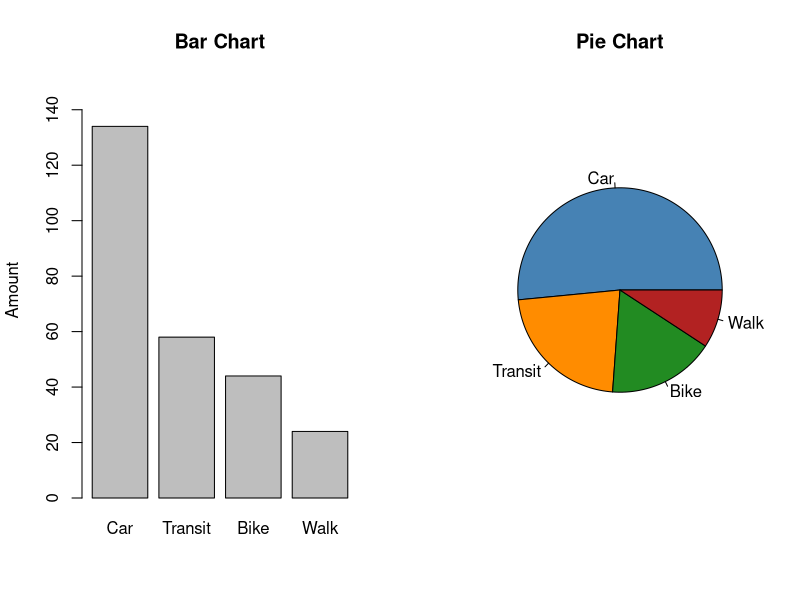
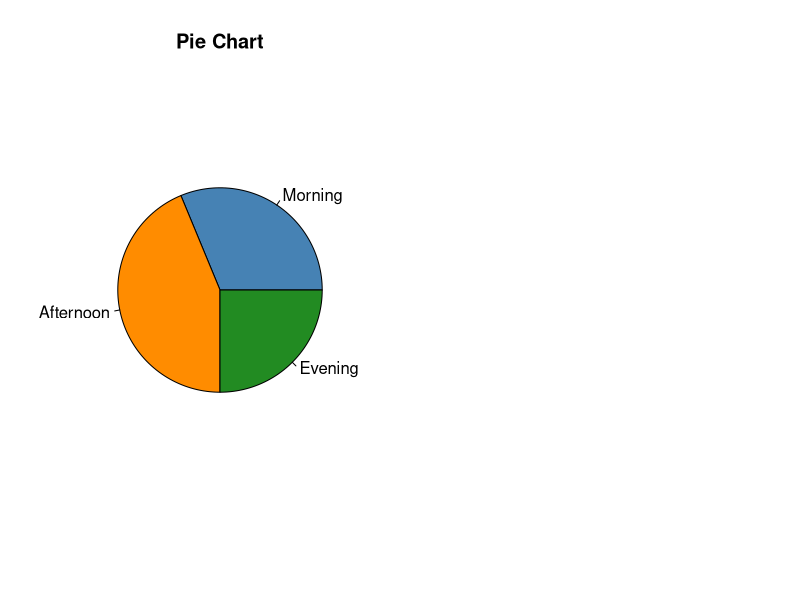
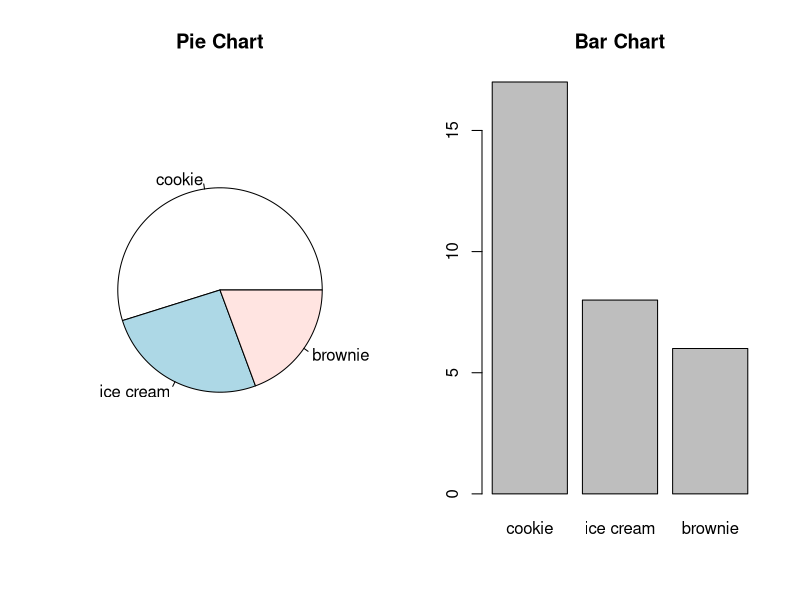
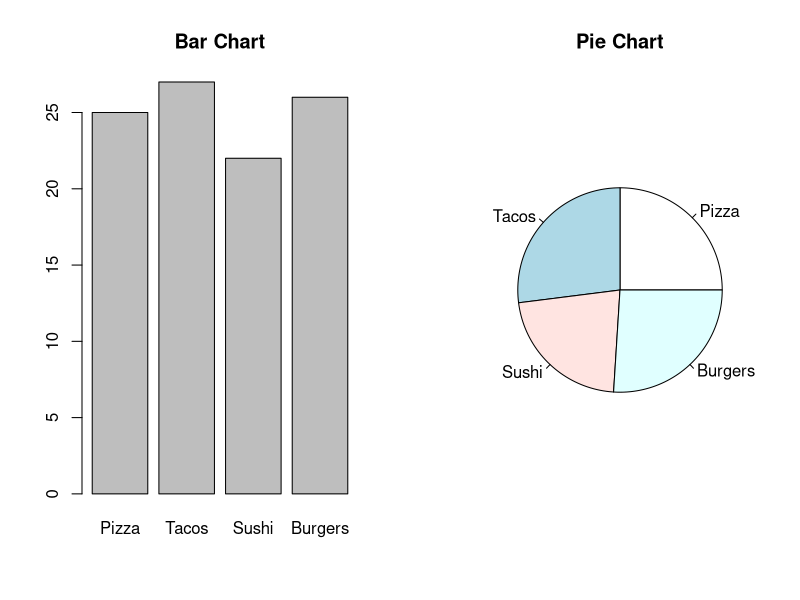
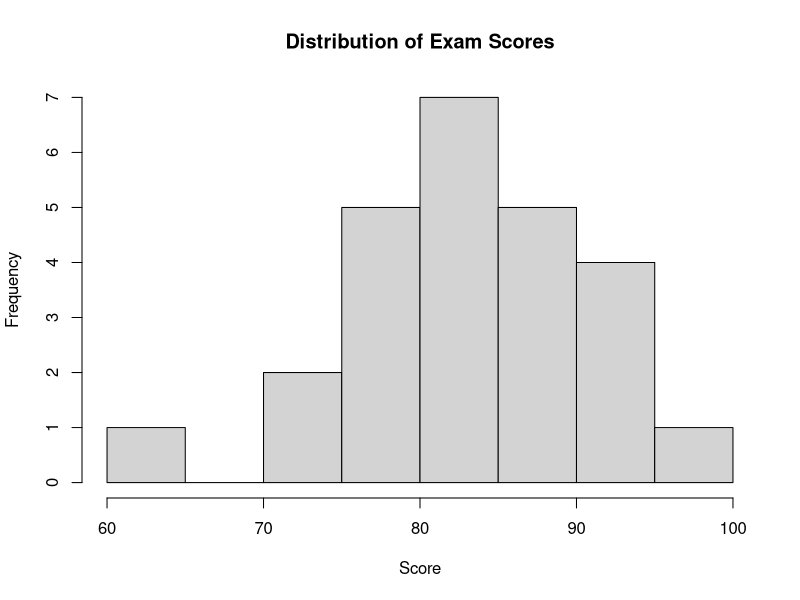
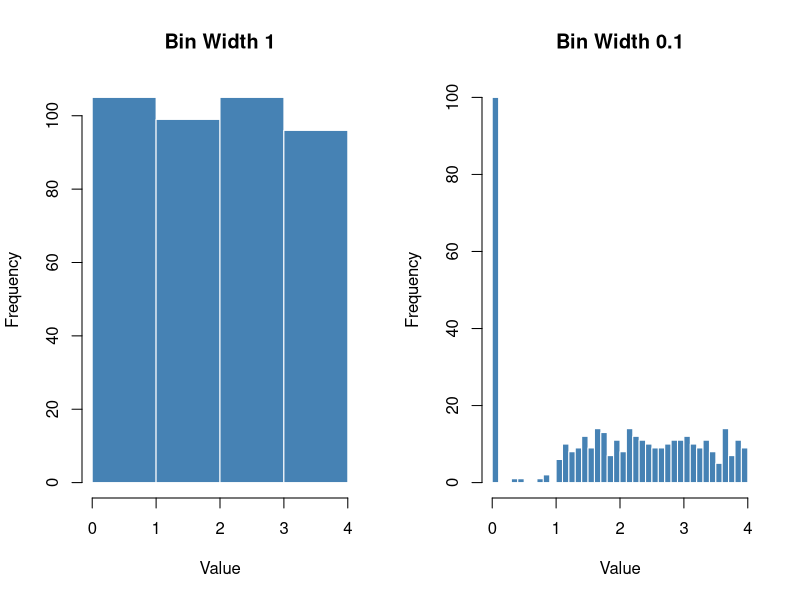
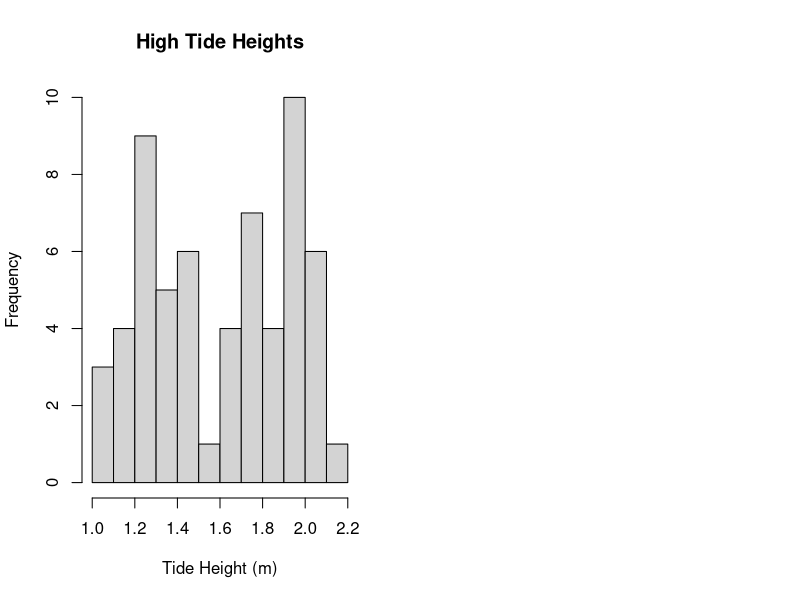
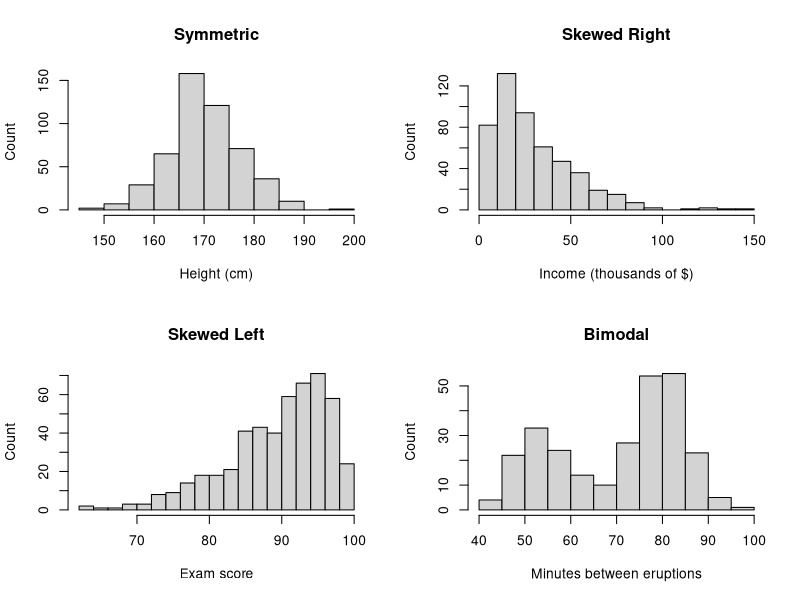

Reproduce these figures in R, in order.
## ---- chunk 1
#| label: fig-bar-vs-pie
#| fig-cap: "The same data shown as a bar chart (left) and a pie chart (right)."
#| echo: false
#| fig-width: 9

commute <- c(Car = 134, Transit = 58, Bike = 44, Walk = 24)

par(mfrow = c(1, 2))

barplot(commute, main = "Bar Chart", ylab = "Amount", ylim = c(0, 150))

pie(commute, main = "Pie Chart",
col = c("steelblue", "darkorange", "forestgreen", "firebrick"))
## ---- chunk 2
#| label: class-time-pie
#| fig-cap: "A pie chart depicting student class time preferences."
#| echo: false
#| fig-width: 6

class <- c(Morning = 10, Afternoon = 14, Evening = 8)

pie(class, main = "Pie Chart",
col = c("steelblue", "darkorange", "forestgreen"))
## ---- chunk 3
#| label: food-pie-bar-1
#| fig-cap: "Bar and pie charts showing respondents favorite food."
#| echo: false
#| fig-width: 8

favorite <- c(cookie=17,"ice cream"=8, brownie=6)

par(mfrow = c(1, 2))

pie(favorite, main = "Pie Chart")

barplot(favorite, main = "Bar Chart")
## ---- chunk 4
#| label: food-pie-bar-2
#| fig-cap: "Bar and pie charts showing respondents favorite food."
#| echo: false
#| fig-width: 8

favorite <- c(Pizza = 25, Tacos = 27, Sushi = 22, Burgers = 26)

par(mfrow = c(1, 2))

barplot(favorite,
        main = "Bar Chart")

pie(favorite,
    main = "Pie Chart")

par(mfrow = c(1, 1))  # reset layout
## ---- chunk 5
#| label: test-hist
#| fig-cap: "A histogram of test scores."
#| echo: false
#| fig-width: 6
scores <- c(100, 85, 91, 76, 88, 82, 95, 62, 84, 79, 90, 73, 87, 81, 92, 77, 86, 83, 80, 89, 74, 93, 85, 79, 82)

hist(scores,
     breaks = c(60, 65, 70, 75, 80, 85, 90, 95, 100),
     main = "Distribution of Exam Scores",
     xlab = "Score",
     ylab = "Frequency")
## ---- chunk 6
#| label: fig-hist-bins
#| fig-cap: "Histograms of the same dataset with different bin widths."
#| echo: false
#| fig-width: 9

set.seed(123)
zeros    <- rep(0, 100)
near0    <- runif(5, 0.1, 0.9)
mid1     <- runif(300, 1, 4)
data     <- c(zeros, near0, mid1)

par(mfrow = c(1, 2))

hist(data,
     breaks = c(0, 1, 2, 3, 4),
     col = "steelblue", border = "white",
     main = "Bin Width 1",
     xlab = "Value", ylab = "Frequency")

hist(data,
     breaks = seq(0, 4, by = 0.1),
     col = "steelblue", border = "white",
     main = "Bin Width 0.1",
     xlab = "Value", ylab = "Frequency")
## ---- chunk 7
#| label: fig-tidehist
#| fig-cap: "Histograms of high tide heights in July."
#| echo: false
#| fig-width: 6

heights <- c(2.05, 2.06, 1.99, 1.89, 1.86, 1.74, 1.74, 1.74, 1.5, 1.4,
             1.4, 1.32, 1.23, 1.15, 1.21, 1.06, 1.16, 1.1, 1.22,
             1.25, 1.47, 1.48, 1.7, 1.78, 1.84, 1.73, 1.94, 2.02, 2.06,
             1.93, 1.99, 1.91, 1.87, 1.95, 1.71, 1.69, 1.66, 1.45, 1.4,
             1.34, 1.26, 1.11, 1.17, 1.26, 1.03, 1.25, 1.23, 1.23, 1.52,
             1.5, 1.44, 1.64, 1.8, 1.95, 1.95, 2.06, 2.15, 2.0,
             2.06, 1.98)

hist(heights,
     breaks = 8,
     main = "High Tide Heights",
     xlab = "Tide Height (m)", ylab = "Frequency")
## ---- chunk 8
#| echo: false
#| fig-width: 8
#| fig-height: 6
#| label: fig-shapes
#| fig-cap: "Four common distribution shapes."
set.seed(1)
par(mfrow = c(2, 2))

hist(rnorm(500, mean = 170, sd = 7), breaks = 15,
     main = "Symmetric", xlab = "Height (cm)", ylab = "Count")

hist(rgamma(500, shape = 2, scale = 15), breaks = 15,
     main = "Skewed Right", xlab = "Income (thousands of $)", ylab = "Count")

hist(100 - rgamma(500, shape = 2, scale = 5), breaks = 15,
     main = "Skewed Left", xlab = "Exam score", ylab = "Count")

# uses built in dataset
hist(faithful$waiting, breaks = 15,
     main = "Bimodal", xlab = "Minutes between eruptions", ylab = "Count")

par(mfrow = c(1, 1))
## ---- chunk 9
#| echo: false
#| fig-cap: "Histogram of bean plant heights after six weeks."
heights <- c(11.2, 11.8,
             12.5, 13.1, 13.6, 13.9,
             14.2, 14.5, 14.8, 15.0, 15.3, 15.5, 15.7, 15.9,
             16.1, 16.3, 16.4, 16.8, 17.0, 17.2, 17.4, 17.5, 17.7, 17.8, 17.9,
             18.1, 18.3, 18.6, 18.8, 19.0, 19.2, 19.4, 19.6, 19.9,
             20.3, 20.7, 21.2, 21.8,
             22.6, 23.4)

hist(heights,
     breaks = seq(10, 24, 2),
     labels = TRUE,
     ylim = c(0, 13),
     xlab = "Height (cm)",
     ylab = "Number of plants")
